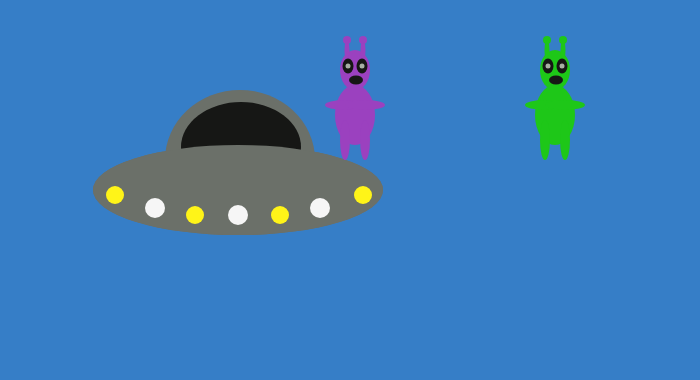
Frame 1 (no input)
Frame 2 (the mouse pressed at the canvas centre, redrawn once): identical to frame 1, image omitted

The p5.js sketch that drew this single still picture (run headless with seeded random() and noise() and a simulated clock; the mouse was pressed at the canvas centre and the sketch redrawn once):

// p5.js sketch
// ── sketch.js
function setup() {
	// create a place to draw
	createCanvas(700, 380)
	// frameRate(4);
}

function draw() {
	// clear the background
	noStroke();
	background(167, 213, 242);
	var uFo = random(0,1);
	console.log("The random uFo value is: " + uFo);
  // draw UFO
		if (uFo > 0.5) {
			fill(54,126,199);
			rect(0,0,width,height);

			// drawing UFO 1
			fill(107, 112, 105);
			ellipse(240, 160, 150, 140);
			ellipse(238, 190, 290, 90);
			fill(22, 23, 21);
			ellipse(241, 147, 120, 90);
			fill(107, 112, 105);
			ellipse(238, 190, 290, 90);
			fill(246, 246, 246);
			ellipse(238, 215, 20, 20);
			ellipse(155, 208, 20, 20);
			ellipse(320, 208, 20, 20);
			fill(255, 244, 24);
			ellipse(195, 215, 18, 18);
			ellipse(115, 195, 18, 18);
			ellipse(363, 195, 18, 18);
			ellipse(280, 215, 18, 18);
		} else {
			//draw bg
			fill(0,21,61);
			rect(0,0,width,height);

			// drawing UFO 2
			fill(107, 112, 105);
			ellipse(550, 240, 150, 140);
			ellipse(548, 270, 290, 90);
			fill(22, 23, 21);
			ellipse(551, 227, 120, 90);
			fill(107, 112, 105);
			ellipse(548, 270, 290, 90);
			fill(246, 246, 246);
			ellipse(548, 295, 20, 20);
			ellipse(465, 288, 20, 20);
			ellipse(630, 288, 20, 20);
			fill(255, 244, 24);
			ellipse(505, 295, 18, 18);
			ellipse(425, 275, 18, 18);
			ellipse(673, 275, 18, 18);
			ellipse(590, 295, 18, 18);
    }

		var aLiens = random(0,1);
		console.log("The random aLiens value is: " + aLiens);
			//drawing Alien 1
		if (aLiens < 0.5) {
			fill(30, 199, 24);
			ellipse(555, 70, 30, 40);
			ellipse(555, 115, 40, 60);
			ellipse(545, 140, 10, 40);
			ellipse(565, 140, 10, 40);
			ellipse(545, 105, 40, 10);
			ellipse(565, 105, 40, 10);
			ellipse(547, 50, 5, 20);
			ellipse(563, 50, 5, 20);
			ellipse(547, 40, 8, 8);
			ellipse(563, 40, 8, 8);
			fill(22, 23, 21);
			ellipse(548, 66, 11, 15);
			ellipse(562, 66, 11, 15);
			ellipse(556, 80, 14, 9);
			fill(168, 176, 164);
			ellipse(548, 66, 5, 5);
			ellipse(562, 66, 5, 5);
			//draw Alien 2
			fill(155, 65, 191);
			ellipse(355, 70, 30, 40);
			ellipse(355, 115, 40, 60);
			ellipse(345, 140, 10, 40);
			ellipse(365, 140, 10, 40);
			ellipse(345, 105, 40, 10);
			ellipse(365, 105, 40, 10);
			ellipse(347, 50, 5, 20);
			ellipse(363, 50, 5, 20);
			ellipse(347, 40, 8, 8);
			ellipse(363, 40, 8, 8);
			fill(22, 23, 21);
			ellipse(348, 66, 11, 15);
			ellipse(362, 66, 11, 15);
			ellipse(356, 80, 14, 9);
			fill(168, 176, 164);
			ellipse(348, 66, 5, 5);
			ellipse(362, 66, 5, 5);
			} else {
				fill(22, 23, 21);
				ellipse(448, 66, 21, 25);
				ellipse(362, 66, 21, 25);
				ellipse(356, 80, 24, 19);
				fill(168, 176, 164);
				ellipse(348, 66, 15, 15);
				ellipse(362, 66, 15, 15);

		}
	
		noLoop();
}
